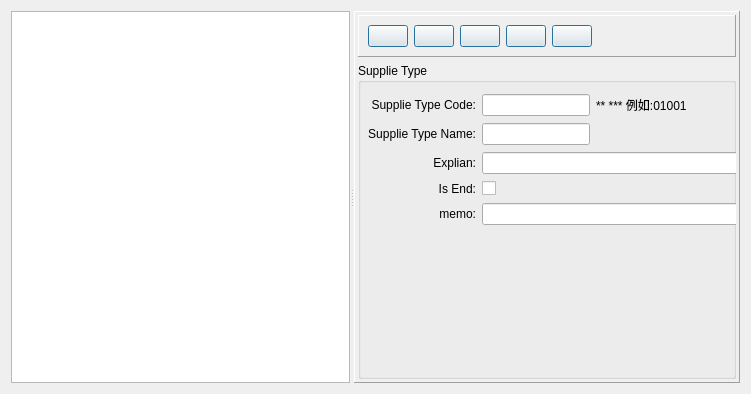
<?xml version="1.0" encoding="UTF-8"?>
<ui version="4.0">
 <class>SupplieTypeForm</class>
 <widget class="QWidget" name="SupplieTypeForm">
  <property name="geometry">
   <rect>
    <x>0</x>
    <y>0</y>
    <width>751</width>
    <height>394</height>
   </rect>
  </property>
  <property name="windowTitle">
   <string>Form</string>
  </property>
  <layout class="QHBoxLayout" name="horizontalLayout">
   <item>
    <widget class="QSplitter" name="splitter">
     <property name="orientation">
      <enum>Qt::Horizontal</enum>
     </property>
     <widget class="QTreeView" name="treeView">
      <property name="sizePolicy">
       <sizepolicy hsizetype="Fixed" vsizetype="Expanding">
        <horstretch>0</horstretch>
        <verstretch>0</verstretch>
       </sizepolicy>
      </property>
      <property name="editTriggers">
       <set>QAbstractItemView::NoEditTriggers</set>
      </property>
      <property name="selectionMode">
       <enum>QAbstractItemView::SingleSelection</enum>
      </property>
      <attribute name="headerHighlightSections">
       <bool>false</bool>
      </attribute>
     </widget>
     <widget class="QFrame" name="frame">
      <property name="frameShape">
       <enum>QFrame::Panel</enum>
      </property>
      <property name="frameShadow">
       <enum>QFrame::Raised</enum>
      </property>
      <layout class="QGridLayout" name="gridLayout_3">
       <property name="margin">
        <number>3</number>
       </property>
       <item row="0" column="0">
        <widget class="QFrame" name="frame_2">
         <property name="sizePolicy">
          <sizepolicy hsizetype="Preferred" vsizetype="Fixed">
           <horstretch>0</horstretch>
           <verstretch>0</verstretch>
          </sizepolicy>
         </property>
         <property name="frameShape">
          <enum>QFrame::Panel</enum>
         </property>
         <property name="frameShadow">
          <enum>QFrame::Raised</enum>
         </property>
         <layout class="QGridLayout" name="gridLayout_2">
          <item row="0" column="0">
           <widget class="QPushButton" name="newButton">
            <property name="sizePolicy">
             <sizepolicy hsizetype="Fixed" vsizetype="Fixed">
              <horstretch>0</horstretch>
              <verstretch>0</verstretch>
             </sizepolicy>
            </property>
            <property name="toolTip">
             <string>New</string>
            </property>
            <property name="text">
             <string/>
            </property>
            <property name="icon">
             <iconset>
              <normaloff>:/image/Add.png</normaloff>:/image/Add.png</iconset>
            </property>
            <property name="iconSize">
             <size>
              <width>24</width>
              <height>24</height>
             </size>
            </property>
            <property name="autoRepeat">
             <bool>false</bool>
            </property>
            <property name="autoExclusive">
             <bool>false</bool>
            </property>
            <property name="default">
             <bool>true</bool>
            </property>
            <property name="flat">
             <bool>false</bool>
            </property>
           </widget>
          </item>
          <item row="0" column="5">
           <spacer name="horizontalSpacer">
            <property name="orientation">
             <enum>Qt::Horizontal</enum>
            </property>
            <property name="sizeHint" stdset="0">
             <size>
              <width>40</width>
              <height>20</height>
             </size>
            </property>
           </spacer>
          </item>
          <item row="0" column="3">
           <widget class="QPushButton" name="delButton">
            <property name="sizePolicy">
             <sizepolicy hsizetype="Fixed" vsizetype="Fixed">
              <horstretch>0</horstretch>
              <verstretch>0</verstretch>
             </sizepolicy>
            </property>
            <property name="toolTip">
             <string>Del</string>
            </property>
            <property name="text">
             <string/>
            </property>
            <property name="icon">
             <iconset>
              <normaloff>:/image/cross_48.png</normaloff>:/image/cross_48.png</iconset>
            </property>
            <property name="iconSize">
             <size>
              <width>24</width>
              <height>24</height>
             </size>
            </property>
            <property name="autoDefault">
             <bool>true</bool>
            </property>
            <property name="default">
             <bool>true</bool>
            </property>
            <property name="flat">
             <bool>false</bool>
            </property>
           </widget>
          </item>
          <item row="0" column="4">
           <widget class="QPushButton" name="cancelButton">
            <property name="sizePolicy">
             <sizepolicy hsizetype="Fixed" vsizetype="Fixed">
              <horstretch>0</horstretch>
              <verstretch>0</verstretch>
             </sizepolicy>
            </property>
            <property name="toolTip">
             <string>Exit</string>
            </property>
            <property name="text">
             <string/>
            </property>
            <property name="icon">
             <iconset>
              <normaloff>:/image/cancel.png</normaloff>:/image/cancel.png</iconset>
            </property>
            <property name="iconSize">
             <size>
              <width>24</width>
              <height>24</height>
             </size>
            </property>
            <property name="default">
             <bool>true</bool>
            </property>
            <property name="flat">
             <bool>false</bool>
            </property>
           </widget>
          </item>
          <item row="0" column="2">
           <widget class="QPushButton" name="saveButton">
            <property name="sizePolicy">
             <sizepolicy hsizetype="Fixed" vsizetype="Fixed">
              <horstretch>0</horstretch>
              <verstretch>0</verstretch>
             </sizepolicy>
            </property>
            <property name="toolTip">
             <string>Save</string>
            </property>
            <property name="text">
             <string/>
            </property>
            <property name="icon">
             <iconset>
              <normaloff>:/image/save.png</normaloff>:/image/save.png</iconset>
            </property>
            <property name="iconSize">
             <size>
              <width>24</width>
              <height>24</height>
             </size>
            </property>
            <property name="autoRepeat">
             <bool>false</bool>
            </property>
            <property name="autoExclusive">
             <bool>false</bool>
            </property>
            <property name="default">
             <bool>true</bool>
            </property>
            <property name="flat">
             <bool>false</bool>
            </property>
           </widget>
          </item>
          <item row="0" column="1">
           <widget class="QPushButton" name="editButton">
            <property name="toolTip">
             <string>Edit</string>
            </property>
            <property name="text">
             <string/>
            </property>
            <property name="icon">
             <iconset>
              <normaloff>:/image/edit.png</normaloff>:/image/edit.png</iconset>
            </property>
            <property name="iconSize">
             <size>
              <width>24</width>
              <height>24</height>
             </size>
            </property>
            <property name="autoDefault">
             <bool>true</bool>
            </property>
            <property name="default">
             <bool>true</bool>
            </property>
           </widget>
          </item>
         </layout>
        </widget>
       </item>
       <item row="1" column="0">
        <widget class="QGroupBox" name="groupBox">
         <property name="title">
          <string>Supplie Type</string>
         </property>
         <widget class="QWidget" name="gridLayoutWidget">
          <property name="geometry">
           <rect>
            <x>10</x>
            <y>30</y>
            <width>404</width>
            <height>137</height>
           </rect>
          </property>
          <layout class="QGridLayout" name="gridLayout">
           <item row="2" column="0">
            <widget class="QLabel" name="exLabel">
             <property name="sizePolicy">
              <sizepolicy hsizetype="Preferred" vsizetype="Fixed">
               <horstretch>0</horstretch>
               <verstretch>0</verstretch>
              </sizepolicy>
             </property>
             <property name="text">
              <string>Explian:</string>
             </property>
             <property name="alignment">
              <set>Qt::AlignRight|Qt::AlignTrailing|Qt::AlignVCenter</set>
             </property>
            </widget>
           </item>
           <item row="0" column="0">
            <widget class="QLabel" name="codeLabel">
             <property name="sizePolicy">
              <sizepolicy hsizetype="Preferred" vsizetype="Fixed">
               <horstretch>0</horstretch>
               <verstretch>0</verstretch>
              </sizepolicy>
             </property>
             <property name="text">
              <string>Supplie Type Code:</string>
             </property>
             <property name="alignment">
              <set>Qt::AlignRight|Qt::AlignTrailing|Qt::AlignVCenter</set>
             </property>
            </widget>
           </item>
           <item row="0" column="1">
            <widget class="QLineEdit" name="codeEdit">
             <property name="sizePolicy">
              <sizepolicy hsizetype="Fixed" vsizetype="Fixed">
               <horstretch>0</horstretch>
               <verstretch>0</verstretch>
              </sizepolicy>
             </property>
             <property name="inputMask">
              <string>99999; </string>
             </property>
            </widget>
           </item>
           <item row="4" column="0">
            <widget class="QLabel" name="memoLabel">
             <property name="text">
              <string>memo:</string>
             </property>
             <property name="alignment">
              <set>Qt::AlignRight|Qt::AlignTrailing|Qt::AlignVCenter</set>
             </property>
            </widget>
           </item>
           <item row="3" column="0">
            <widget class="QLabel" name="endLabel">
             <property name="text">
              <string>Is End:</string>
             </property>
             <property name="alignment">
              <set>Qt::AlignRight|Qt::AlignTrailing|Qt::AlignVCenter</set>
             </property>
            </widget>
           </item>
           <item row="4" column="1" colspan="2">
            <widget class="QLineEdit" name="memoEdit">
             <property name="cursorMoveStyle">
              <enum>Qt::VisualMoveStyle</enum>
             </property>
            </widget>
           </item>
           <item row="1" column="0">
            <widget class="QLabel" name="nameLabel">
             <property name="sizePolicy">
              <sizepolicy hsizetype="Fixed" vsizetype="Fixed">
               <horstretch>0</horstretch>
               <verstretch>0</verstretch>
              </sizepolicy>
             </property>
             <property name="text">
              <string>Supplie Type Name:</string>
             </property>
             <property name="alignment">
              <set>Qt::AlignRight|Qt::AlignTrailing|Qt::AlignVCenter</set>
             </property>
            </widget>
           </item>
           <item row="3" column="1">
            <widget class="QCheckBox" name="endCheckBox">
             <property name="text">
              <string/>
             </property>
             <property name="checkable">
              <bool>true</bool>
             </property>
             <property name="checked">
              <bool>false</bool>
             </property>
            </widget>
           </item>
           <item row="0" column="2">
            <widget class="QLabel" name="label">
             <property name="text">
              <string>** *** 例如:01001</string>
             </property>
            </widget>
           </item>
           <item row="1" column="1">
            <widget class="QLineEdit" name="nameEdit">
             <property name="sizePolicy">
              <sizepolicy hsizetype="Fixed" vsizetype="Fixed">
               <horstretch>0</horstretch>
               <verstretch>0</verstretch>
              </sizepolicy>
             </property>
             <property name="cursorMoveStyle">
              <enum>Qt::LogicalMoveStyle</enum>
             </property>
            </widget>
           </item>
           <item row="2" column="1" colspan="2">
            <widget class="QLineEdit" name="explianEdit">
             <property name="sizePolicy">
              <sizepolicy hsizetype="Expanding" vsizetype="Fixed">
               <horstretch>0</horstretch>
               <verstretch>0</verstretch>
              </sizepolicy>
             </property>
            </widget>
           </item>
          </layout>
         </widget>
        </widget>
       </item>
      </layout>
     </widget>
    </widget>
   </item>
  </layout>
 </widget>
 <tabstops>
  <tabstop>codeEdit</tabstop>
  <tabstop>nameEdit</tabstop>
  <tabstop>explianEdit</tabstop>
  <tabstop>endCheckBox</tabstop>
  <tabstop>memoEdit</tabstop>
  <tabstop>editButton</tabstop>
  <tabstop>treeView</tabstop>
  <tabstop>saveButton</tabstop>
  <tabstop>cancelButton</tabstop>
  <tabstop>newButton</tabstop>
  <tabstop>delButton</tabstop>
 </tabstops>
 <resources/>
 <connections/>
</ui>
